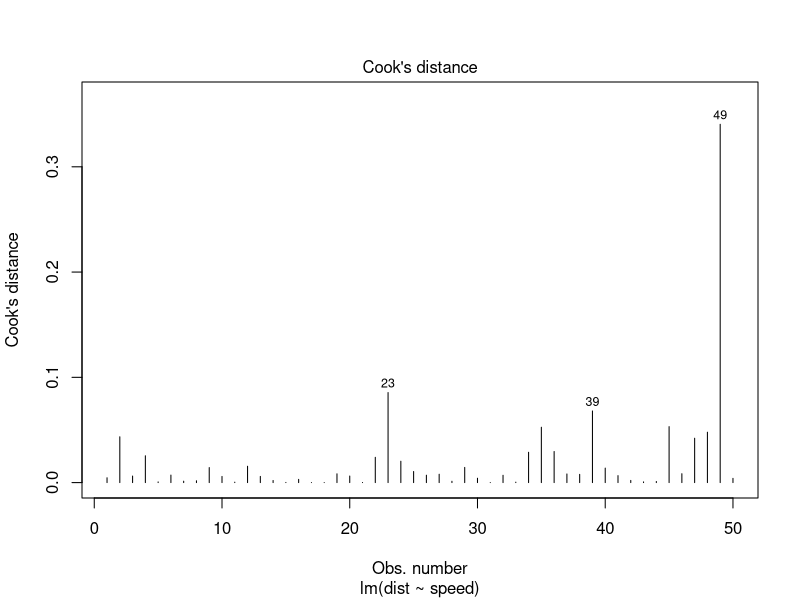
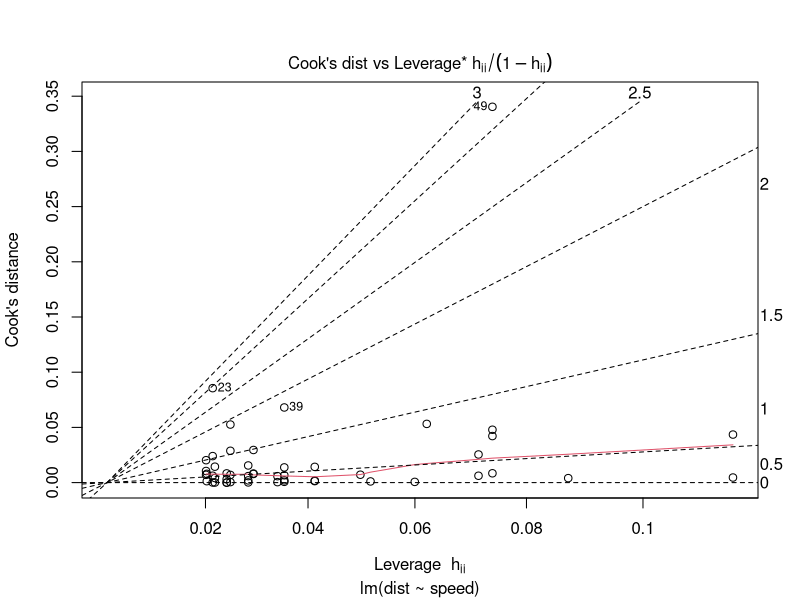
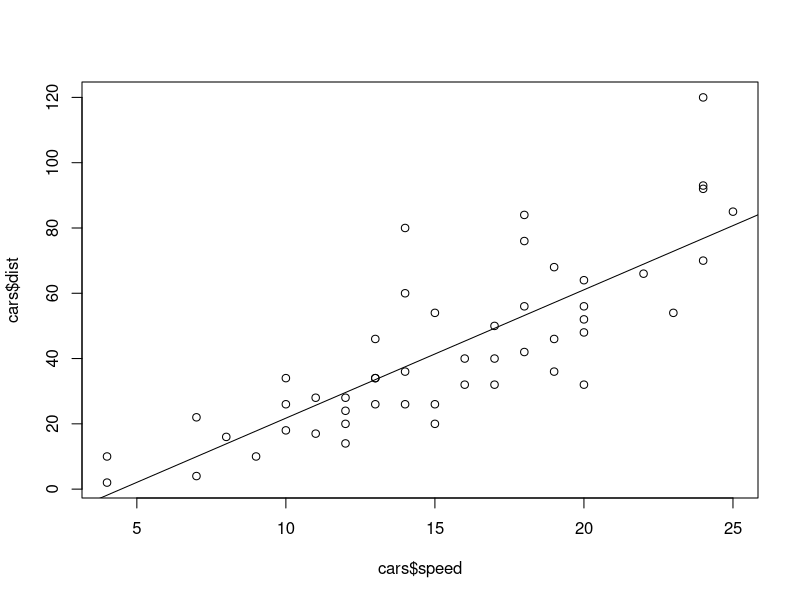
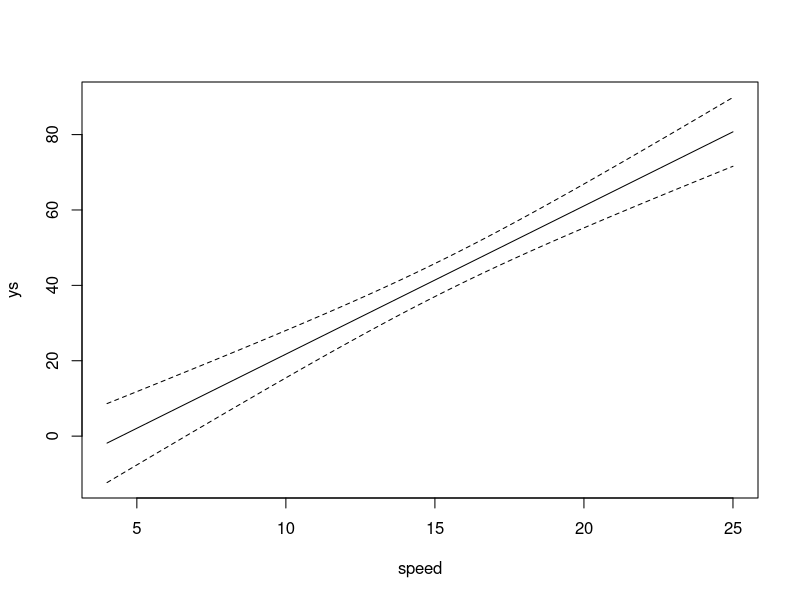
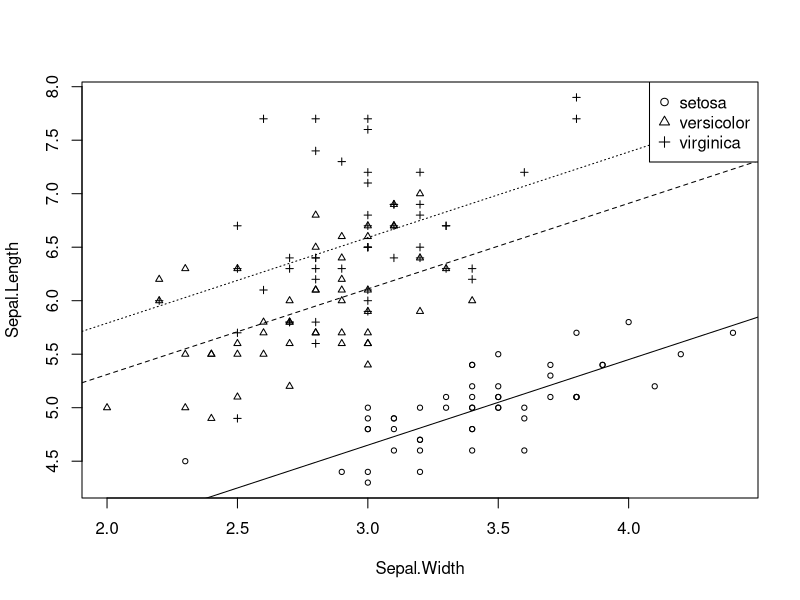
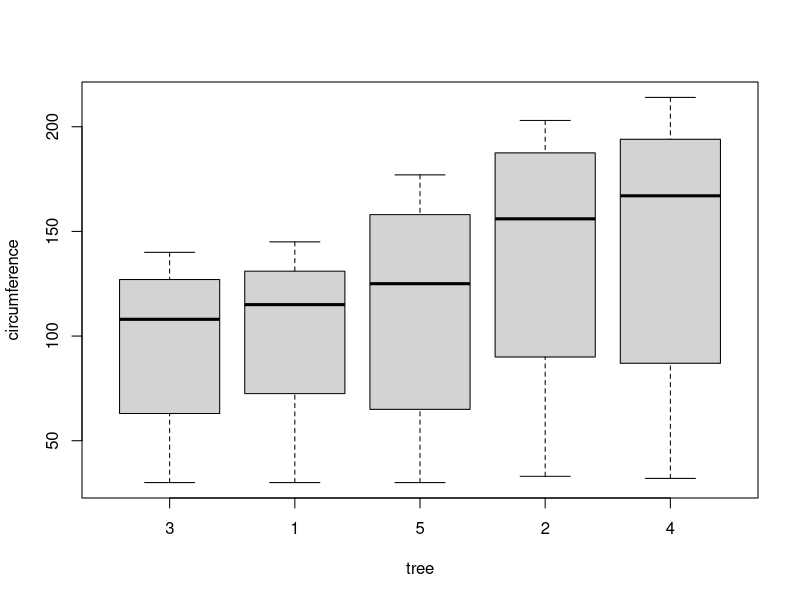
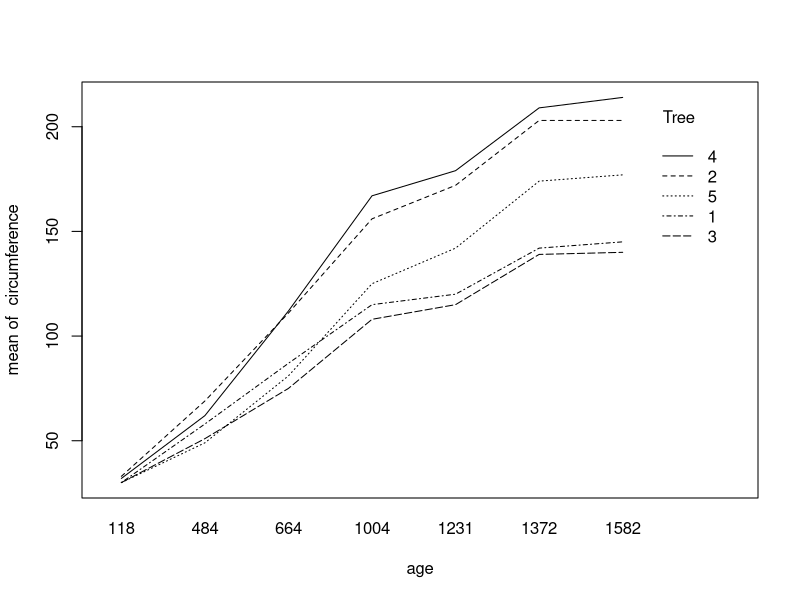

Generate these figures, in order, with R: (Note: this script raises an error after producing the figures.)
data(cars)
m<- lm(dist ~speed,cars)
m
fitted(m)[1:4]+residuals(m)[1:4]
residuals(m)[1:4]
confint(m)
full<- lm(dist ~speed,cars)
predict(m, newdata=data.frame(speed=c(3)), interval="prediction")
coef(m)
-17.57 + 3.9324*3
m
summary(m)
anova(m)
full<- lm(dist ~speed,cars)
reduced <- lm(dist~1, data = cars)
anova(full, reduced)

plot(m, which=c(4,6))

plot(cars$speed, cars$dist)
abline(coef(m))
summary(cars$speed)
predict(m, newdata=data.frame(speed=seq(4.0,25.0, .2)), interval="confidence")

speed <- seq(min(cars$speed), max(cars$speed), .1)
ys <-predict(m, newdata=data.frame(speed=speed), interval="confidence")
matplot(speed, ys, type='n')
matlines(speed, ys, lty = c(1,2,2), col=1)


m <- lm(Sepal.Length ~ Sepal.Width 
        + Species, data=iris)
summary(m)
model.matrix(m)[c(1,51,101),]
anova(m)
with(iris, plot(Sepal.Width, Sepal.Length, cex=.7, pch=as.numeric(Species)))
coef(m)

abline(2.25, 0.80, lty=1)
abline(2.25 + 1.46,0.80, lty=2)
abline(2.25 + 1.94,0.80, lty=3)
legend("topright", levels(iris$Species), pch=1:3, bg="white")
data(Orange)
Orange
View()
with(Orange,plot(Tree, circumference, xlab="tree", ylab="circumference"))
with(Orange,interaction.plot(age, Tree, circumference))
Orange[,"fTree"] <- factor(Orange[,"Tree"], ordered=F)
m <- lm(circumference~ fTree * age, data=Orange)
anova(m)
data(Orange)
m <- lm(circumference ~ age + I(age^2), data = Orange)
rstudent(m)


View(BostonHousing)
m <- lm(medv ~., data=BostonHousing)
m2<- step(m, direction = "both")
m<- regsubsets(medv ~.,data=BostonHousing)
summary(m)
str(mtcars)
describe(mtcars)
summary(mtcars)
plot(iris[-5], cex=.7,pch=1:3)
install.packages("caret", dependencies=T)
featurePlot(iris[,1:4], iris$Species, "ellipse")

all <- factor(c(paste0(LETTERS,"0"), paste0(LETTERS,"1")))
data = data.frame(lvl=all, valaue=rnorm(length(all)))
data
